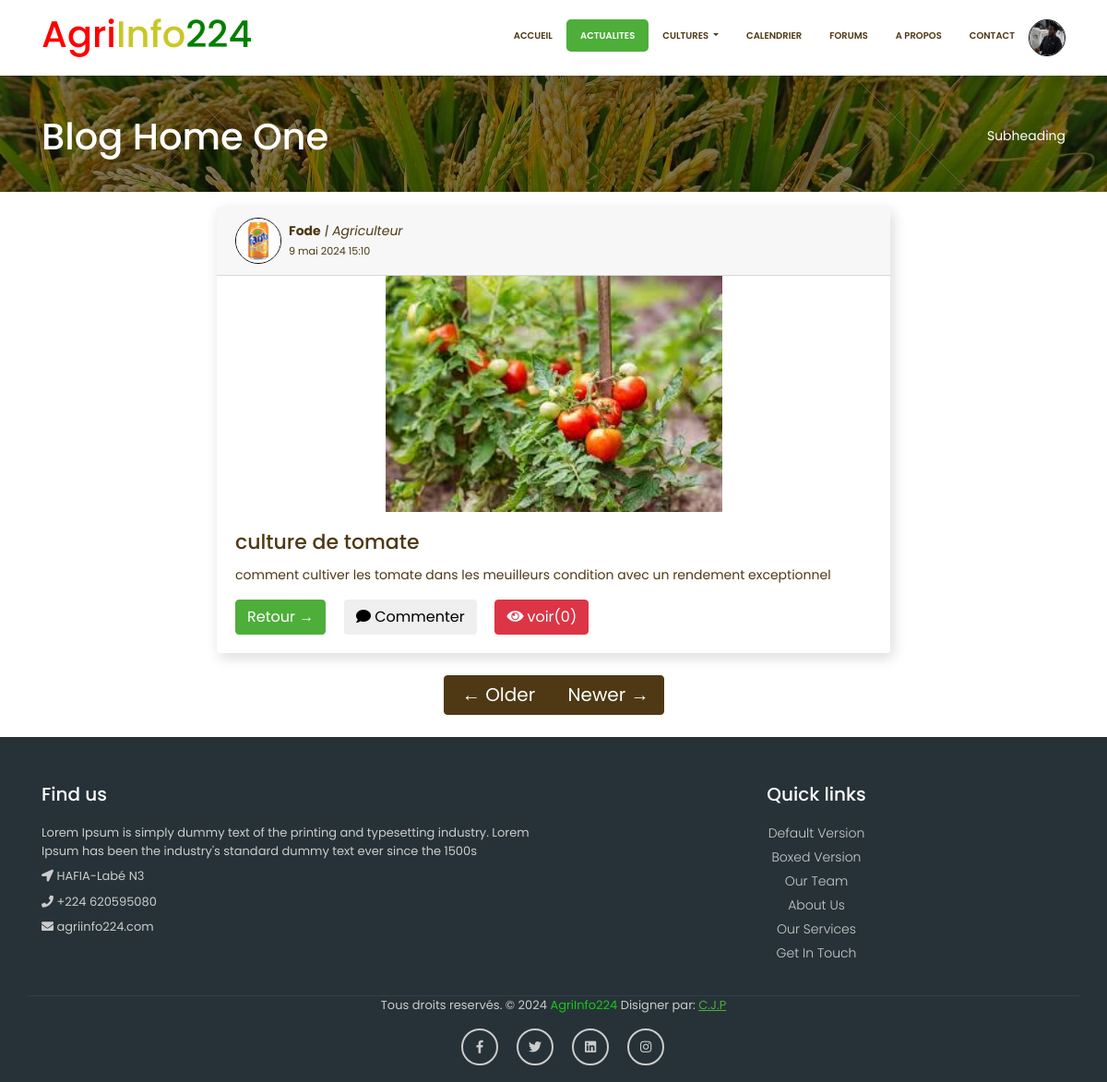
Page /detail_actualite/54 (signed in) on the committed database.
### Compte/models.py (models this page shows, shortened)
class Utilisateur(AbstractUser):
    token = models.CharField(max_length=120)
    role=[
        ("agriculteur","agriculteur"),
        ("admin","admin"),
        ("utilisateur","utilisateur")
    ]
    telephone=models.CharField(max_length=15)
    profile=models.ImageField(upload_to="profile",blank=True,null=True)
    roles=models.CharField(max_length=150,choices=role)
    password_confirm=models.CharField(max_length=150)
    notif=models.ManyToManyField(Notification,related_name="notifs",default="")

### Agronomie/models.py (models this page shows, shortened)
class Actualite(models.Model):
    auteur=models.ForeignKey(AUTH_USER_MODEL, on_delete=models.CASCADE)
    titre=models.CharField(max_length=50)
    media=models.FileField()
    contenu=models.TextField()
    date_pub=models.DateTimeField(default=timezone.now)
    valid=models.BooleanField(default=False)

### Agronomie/views.py (the view, shortened to what this page needs)
@login_required(login_url="login")
def detail_actualite(request,actu_id):
    user = request.user
    detail = get_object_or_404(Actualite,id=actu_id)
    nb_comment=Commentaire.objects.filter(actualite=detail).count()
    nb_notif = user.notif.filter(read_notif=False).count()
    user_notif = user.notif.filter(read_notif=False).all()
    user_notif = user.notif.all()
    for users in user_notif:
        if users.actualite == detail:
            users.read_notif = True
            users.save()
    nb_notif = user.notif.filter(read_notif=False).count()
    context={'detail':detail,
             'nb_comment':nb_comment,
            'nb_notif':nb_notif }
    return render(request,'Agronomie/actu_detail.html',context)

### Agronomie/templates/Agronomie/actu_detail.html (shortened to what this page needs)
{% extends "Agronomie/base.html" %}
{% load static %}
{% block navbar %}
<ul class="navbar-nav ml-auto">
	<li class="nav-item">
	   <a class="nav-link" href="{% url 'home' %}">Accueil</a>
	</li>
	<li class="nav-item">
	   <a class="nav-link active" href="{% url 'actu' %}">Actualites</a>
	</li>
	<li class="nav-item dropdown">
	  <a class="nav-link dropdown-toggle" href="#" id="navbarDropdownPortfolio" data-toggle="dropdown" aria-haspopup="true" aria-expanded="false">
	  Cultures
	  </a>
   </li>
	<li class="nav-item">
	   <a class="nav-link" href="{% url 'calendrier' %}">Calendrier</a>
	</li>
	{% if user.is_authenticated %}
   <li class="nav-item">
      <a class="nav-link" href="{% url 'forums' %}">Forums</a>
    </li>
   {% endif %}
	<li class="nav-item">
	  <a class="nav-link" href="{% url 'apropos' %}">A propos</a>
   </li>
	<li class="nav-item">
	   <a class="nav-link" href="{% url 'contact' %}">Contact</a>
	</li>
	{% if user.is_authenticated %}
	<li class="nav-item dropdown">
	   <a class="" href="#" id="navbarDropdownPortfolio" data-toggle="dropdown" aria-haspopup="true" aria-expanded="false">
		 {% if user.profile %}
		  <img src="{{ user.profile.url }}" alt="" style="width: 40px; height: 40px; padding: none;border-radius: 25px; border:1px solid black">
		  {% else %}
		  <img src="{%  static 'Compte/img/prog.png' %}" alt="" style="width: 40px; height: 40px; padding: none;border-radius: 25px; border:1px solid black">
		  {% endif %}
	   </a>
	</li>
	{% endif %}
 </ul>
{% endblock  %}
	{% block content %}
	<div class="full-title">
		<div class="container">
			<h1 class="mt-4 mb-3">Blog Home One
				<small>Subheading</small>
			</h1>
		</div>
	</div>
    <div class="container">
		<div class="row">
			<div class="col-md-8 offset-md-2 blog-entries mt-3">
			  <div class="card mb-4">
				<div class="card-header">
					<div class="d-flex" style="align-items: center;">
						<div>
							<img class="img-fluid mr-2" src="{{detail.auteur.profile.url}}" alt="" style="width: 50px; height: 50px; border-radius: 150px; border: 1px solid black;">
						</div>
						<div>
							<strong>{{detail.auteur.username}}</strong><em> | {{detail.auteur.roles}}</em>
							<div><small>{{detail.date_pub}}</small></div>
						</div>
					</div>
				</div>
					<div class="d-flex justify-content-center">
						<img style="min-width: 50%; max-height: 50%;" class="img-fluid" src="{{detail.media.url}}" alt="Card image Blog" />
					</div>
					<div class="card-body">
						<h2 class="card-title">{{detail.titre}}</h2>
						<p class="card-text">{{detail.contenu}}</p>
						<a href="{% url 'actu' %}" class="btn btn-primary">Retour &rarr;</a>
						<button type="button" class="btn ml-3" data-toggle="modal" data-target="#Modal"><i class="fa fa-comment"></i> Commenter</i></button>
						<a href="{% url 'voir_commentaires' detail.id %}" class="btn btn-danger ml-3"><i class="fa fa-eye mr-1"></i>voir<span>({{ nb_comment }})</span></a>
					</div>
			  </div>
				<div class="pagination_bar_arrow">
					<ul class="pagination justify-content-center mb-4">
						<li class="page-item">
							<a class="page-link" href="#">&larr; Older</a>
						</li>
						<li class="page-item disabled">
							<a class="page-link" href="#">Newer &rarr;</a>
						</li>
					</ul>
				</div>
			</div>
		</div>
    </div>
	{% endblock  %}

### Agronomie/static/Agronomie/css/all.css (style rules this page uses)
.fa, .fas, .far, .fal, .fab { -moz-osx-font-smoothing: grayscale; -webkit-font-smoothing: antialiased; display: inline-block; font-style: normal; font-variant: normal; text-rendering: auto; line-height: 1; }
.fa-comment:before { content: "\f075"; }
.fa-eye:before { content: "\f06e"; }
.fa, .fas { font-family: 'Font Awesome 5 Free'; font-weight: 900; }

### Agronomie/static/Agronomie/css/style.css (style rules this page uses)
body { padding-top: 54px; font-family: 'Poppins', sans-serif; font-size: 14px; color: #4e3914; }
@media (min-width: 992px) { body { padding-top: 80px; } }
a.btn-primary { background-color: #4eae3a; border-color: #4eae3a; }
.navbar-expand-lg.top-nav .navbar-nav .nav-link { padding: 10px 15px; color: #4e3914; font-size: 10px; font-weight: 600; text-transform: uppercase; }
.navbar-expand-lg.top-nav .navbar-nav .nav-link.active { background: #4eae3a; color: #ffffff; border-radius: 4.8px; }
.full-title { padding: 20px 0px; background: url(../images/riz0.png) no-repeat center; position: relative; }
.full-title:before { content: ""; background: rgba(0,0,0,0.5); top: 0px; left: 0px; position: absolute; width: 100%; height: 100%; }
.full-title h1 { position: relative; color: #ffffff; }
.full-title h1 small { float: right; padding: 15px 0px; font-size: 14px; }
.blog-entries .card { box-shadow: 3px 5px 15px rgba(0,0,0, .15); border: none; }
.blog-entries .card .card-body h2.card-title { font-size: 22px; font-weight: 500; }
.pagination_bar_arrow .pagination .page-item .page-link { font-size: 20px; background: #4e3914; border: 1px solid #4e3914; color: #ffffff; width: 120px; text-align: center; }

### rows in the picture
Utilisateur: profile (picture)
Actualite: auteur.profile (picture), auteur.username "Fode", auteur.roles "Agriculteur", date_pub "9 mai 2024 15:10", media (picture), titre "culture de tomate", contenu "comment cultiver les tomate dans les meuilleurs condition avec un rendement exceptionnel"

### other values in the picture
{{ nb_comment }} "0"
